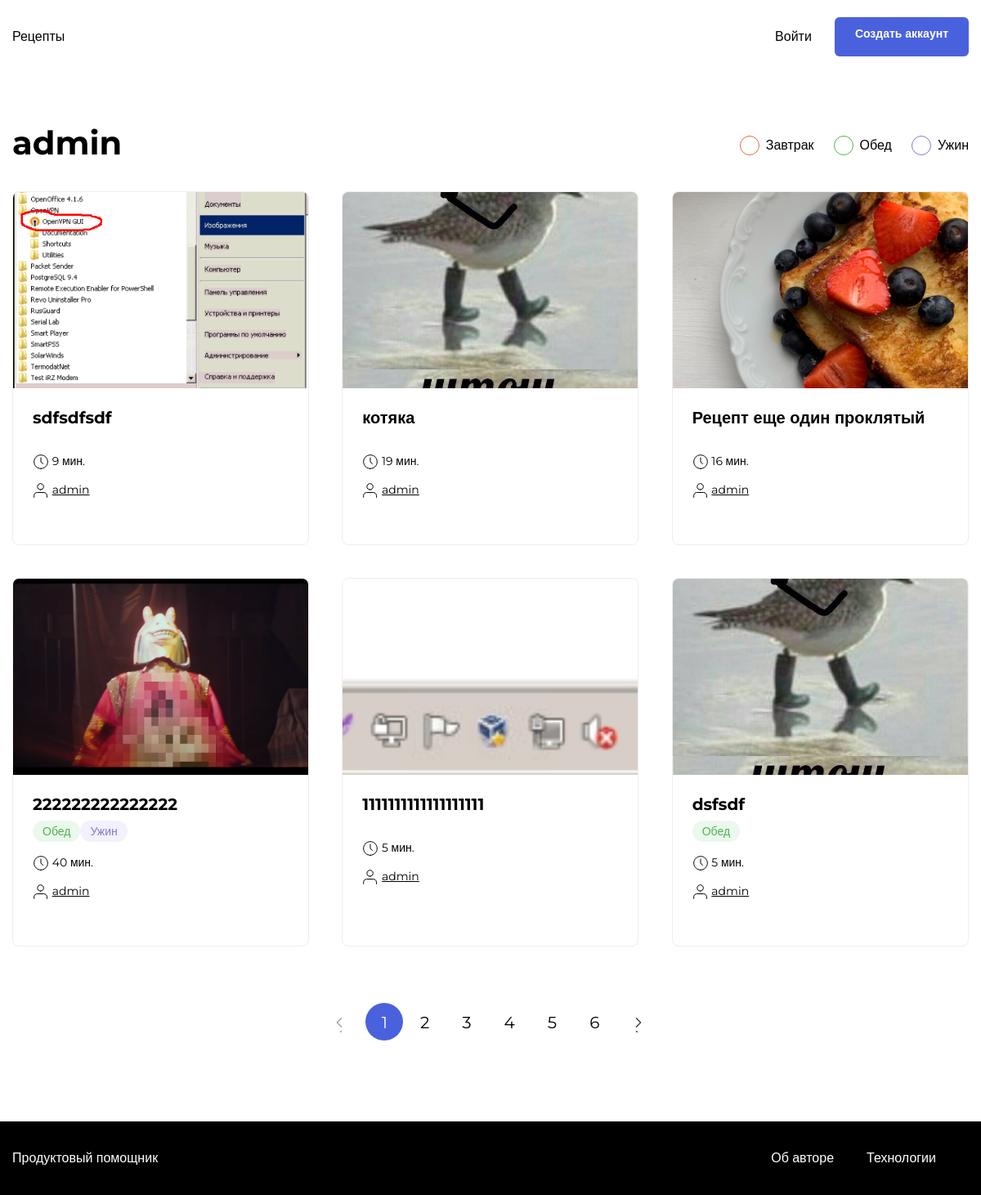
Screenshot of /account/1 with the database file from the repository.
### recipes/models.py (models this page shows, shortened)
class Tag(models.Model):
    name = models.CharField(max_length=10)
    color = RGBColorField(colors=['#00ff00', '#ff0000', '#ffff00'])
    color_slug = models.SlugField(default='Black')
    slug = models.SlugField(default=RandomString(5))
    class Meta:
        unique_together = ('name', 'color', 'slug')
        verbose_name = 'Тэг'
        verbose_name_plural = 'Тэги'

class Recipe(models.Model):
    author = models.ForeignKey(
        User,
        on_delete=models.CASCADE,
        db_column='author',
        related_name='recipe'
    )
    title = models.CharField(max_length=50)
    pub_date = models.DateTimeField('date published', auto_now_add=True,
                                    db_index=True)
    pic = models.ImageField(upload_to='meals/%Y-%m-%d')
    description = models.TextField()
    duration = models.PositiveIntegerField(validators=[MinValueValidator(1)])
    ingredients = models.ManyToManyField(
        Product,
        related_name='recipe',
        through='Ingredient',
        blank=True,
        )
    slug = models.SlugField()
    tags = models.ManyToManyField(Tag)
    def __str__(self):
        return f'{self.title} - {self.author}'
    class Meta:
        ordering = ('-pub_date', 'title',)
        verbose_name = 'Рецепт'
        verbose_name_plural = 'Рецепты'

### account/views.py (the view)
# urls.py: path('<int:user_id>', views.ProfileView.as_view(), name='profile_view'),
class ProfileView(View):
    def get_queryset(self, request, author):
        tags = request.GET.getlist('filters')
        if not tags:
            recipes = Recipe.objects.filter(author=author).exclude(
                tags__slug__in=tags)
        else:
            recipes = Recipe.objects.filter(author=author).filter(
                tags__slug__in=tags)
        return recipes
    def get(self, request, user_id):
        author = get_object_or_404(User, id=user_id)
        recipes = self.get_queryset(request, author)
        paginator = Paginator(recipes.filter(author=author), 6)
        page_number = request.GET.get('page')
        page = paginator.get_page(page_number)
        tags = Tag.objects.all()
        context = {'author': author,
                   'page': page,
                   'paginator': paginator,
                   'style': styles.get('index'),
                   'tags': tags,
                   }
        return render(request, "recipes/profile.html", context)

### recipes/templatetags/recipes_filters.py (called while the page is built)
@register.filter(name='get_filter_values')
def get_values(value):
    return value.getlist('filters')

@register.filter(name='get_filter_link')
def get_filter_link(request, tag):
    new_request = request.GET.copy()
    if tag.slug in request.GET.getlist('filters'):
        filters = new_request.getlist('filters')
        filters.remove(tag.slug)
        new_request.setlist('filters', filters)
    else:
        new_request.appendlist('filters', tag.slug)
    return new_request.urlencode()

### recipes/templates/recipes/profile.html (shortened to what this page needs)
{% extends 'base.html' %}
{% load recipes_filters %}
{% block content %}
    <main class="main container">
        <div class="main__header">
            <h1 class="main__title">
                {% if author.first_name %}
                    {{ author.first_name }}
                {% else %}
                    {{ author.username }}
                {% endif %}
            </h1>
        <ul class="tags">
            {% with filter_values=request.GET|get_filter_values %}
                {% for tag in tags %}
                    <li class="tags__item">
                        <a id="{{ tag.slug }}" class="tags__checkbox tags__checkbox_style_{{ tag.color_slug }}
                            {% if tag.slug in filter_values %}tags__checkbox_active{% endif %}" href="?{{ request|get_filter_link:tag }}"></a>
                        <span class="tags__label">{{ tag.name }}</span>
                    </li>
                {% endfor %}
            {% endwith %}
        </ul>
        </div>
        <div class="card-list">
                {% for recipe in page %}
                    <div class="card" data-id={{ recipe.id }}>
                        {% include "recipes/previewRecipe.html" with recipe=recipe %}
                    </div>
                {% endfor %}
        </div>
        {% include 'paginator.html' with page=page paginator=paginator %}
    </main>
{% endblock %}
{% block javascript %}
{% load static %}
{% endblock %}

### recipes/templates/recipes/previewRecipe.html (shortened to what this page needs)
{% load thumbnail %}
{% thumbnail recipe.pic "300x300" crop="center" upscale=True as pic %}
	<img src="{{ recipe.pic.url }}" alt="{{ recipe }}" class="card__image">
{% endthumbnail %}
{% load static %}
<div class="card__body">
	<a class="card__title  link" href="{% url 'recipe_view' recipe_id=recipe.id %}" target="_blank">{{ recipe.title }}</a>
	<ul class="card__items">
		{% for tag in recipe.tags.all %}
			<li class="single-card__item"><span class="badge badge_style_{{ tag.color_slug }}" >{{ tag.name }}</span></li>
		{% endfor %}
	</ul>
	<div class="card__items card__items_column">
		<p class="card__text"><span class="icon-time"></span> {{ recipe.duration }} мин.</p>
		{% include "iconUser.html" with author=recipe.author %}
	</div>
</div>
<div class="card__footer">
</div>

### templates/iconUser.html
<p class="card__text">
    {% if author.id %}
        <span class="icon-user"></span>
        <a href="{% url 'profile_view' user_id=author.id %}" style="color: black">
            {{ author }}
        </a>
    {% endif %}
</p>

### static/pages/index.css (style rules this page uses)
* { box-sizing: border-box; }
html, body { min-height: 100%; }

### static/blocks/body/body.css (style rules this page uses)
.body { display: flex; flex-direction: column; }

### static/blocks/container/container.css (style rules this page uses)
.container { max-width: 1200px; padding: 0 15px; margin: 0 auto; width: 100%; }

### static/blocks/link/link.css (style rules this page uses)
.link { text-decoration: none; transition: opacity 0.2s; }

### static/blocks/tags/tags.css (style rules this page uses)
.tags { display: flex; height: 100%; flex-direction: row; list-style: none; padding: 0; }

### static/blocks/tags/__item/tags__item.css (style rules this page uses)
.tags__item { display: flex; align-items: center; margin-right: 24px; }
.tags__item:last-child { margin-right: 0; }

### static/blocks/tags/__label/tags__label.css (style rules this page uses)
.tags__label { font-family: 'Montserrat', sans-serif; font-style: normal; font-weight: 500; font-size: 16px; line-height: 20px; color: #000000; cursor: default; }

### static/blocks/tags/__checkbox/tags__checkbox.css (style rules this page uses)
.tags__checkbox { position: relative; width: 24px; height: 24px; border-radius: 50%; color: #ddd; border: 1px solid currentColor; -webkit-appearance: none; outline: none; margin-right: 8px; cursor: pointer; }

### static/blocks/tags/__checkbox/_style/tags__checkbox_style_green.css (style rules this page uses)
.tags__checkbox_style_green { color: #49B64E; }

### static/blocks/tags/__checkbox/_style/tags__checkbox_style_orange.css (style rules this page uses)
.tags__checkbox_style_orange { color: #E26C2D; }

### static/blocks/tags/__checkbox/_style/tags__checkbox_style_purple.css (style rules this page uses)
.tags__checkbox_style_purple { color: #8775D2; }

### static/blocks/main/main.css (style rules this page uses)
.main { padding-top: 60px; padding-bottom: 80px; flex: 1 0 auto; min-height: calc(100vh - 180px); }

### static/blocks/main/__header/main__header.css (style rules this page uses)
.main__header { display: flex; justify-content: space-between; margin-bottom: 28px; }

### static/blocks/main/__title/main__title.css (style rules this page uses)
.main__title { font-family: 'Montserrat', sans-serif; font-style: normal; font-weight: bold; font-size: 40px; line-height: 49px; color: #000000; padding: 0; margin: 0; }

### static/blocks/card-list/card-list.css (style rules this page uses)
.card-list { display: grid; grid-template-columns: repeat(3, 1fr); grid-template-rows: auto; grid-gap: 40px; margin-bottom: 52px; }

### static/blocks/card/card.css (style rules this page uses)
.card { display: flex; flex-direction: column; max-width: 363px; border: 1px solid #EEEEEE; box-sizing: border-box; border-radius: 8px; overflow: hidden; }

### static/blocks/card/__image/card__image.css (style rules this page uses)
.card__image { height: 240px; width: 100%; object-fit: cover; }

### static/blocks/card/__title/card__title.css (style rules this page uses)
.card__title { font-family: 'Montserrat', sans-serif; font-style: normal; font-weight: bold; font-size: 20px; line-height: 24px; color: #000000; margin: 0 0 12px; padding: 0; display: block; }

### static/blocks/card/__items/card__items.css (style rules this page uses)
.card__items { display: flex; flex-direction: row; list-style: none; padding: 0; margin: 0 0 20px; }
.card__items:last-child { margin-bottom: 0; }

### static/blocks/card/__items/_column/card__items_column.css (style rules this page uses)
.card__items_column { flex-direction: column; }

### static/blocks/card/__body/card__body.css (style rules this page uses)
.card__body { padding: 24px 24px 12px; flex: 1 0 auto; }

### static/blocks/card/__text/card__text.css (style rules this page uses)
.card__text { font-family: 'Montserrat', sans-serif; font-style: normal; font-weight: normal; font-size: 14px; line-height: 17px; color: #000000; margin: 0 0 15px; padding: 0; }
.card__text:last-child { margin-bottom: 0; }

### static/blocks/card/__footer/card__foter.css (style rules this page uses)
.card__footer { display: flex; justify-content: space-between; align-items: center; padding: 12px 24px 32px; flex: 0 0 auto; }

### static/blocks/badge/badge.css (style rules this page uses)
.badge { color: #fff; background: #ddd; border-radius: 24px; padding: 4px 12px; font-style: normal; font-weight: 500; font-size: 14px; line-height: 17px; font-family: 'Montserrat', sans-serif; }

### static/blocks/badge/_style/badge_style_green.css (style rules this page uses)
.badge_style_green { background: rgba(73, 182, 78, 0.1); color: #49B64E; }

### static/blocks/badge/_style/badge_style_purple.css (style rules this page uses)
.badge_style_purple { background: rgba(135, 117, 210, 0.1); color: #8775D2; }

### rows the page displays
Tag: name "Завтрак"
Tag: name "Обед"
Tag: name "Ужин"
Recipe: pic (picture), title "sdfsdfsdf", duration "9"
Recipe: pic (picture), title "котяка", duration "19"
Recipe: pic (picture), title "Рецепт еще один проклятый", duration "16"
Recipe: pic (picture), title "222222222222222", duration "40"
Recipe: pic (picture), title "1111111111111111111", duration "5"
Recipe: pic (picture), title "dsfsdf", duration "5"

### other values shown
{{ author.username }} "admin"
{{ author }} "admin"
{{ i }} "1"
{{ i }} "2" "3" "4" "5" "6"
